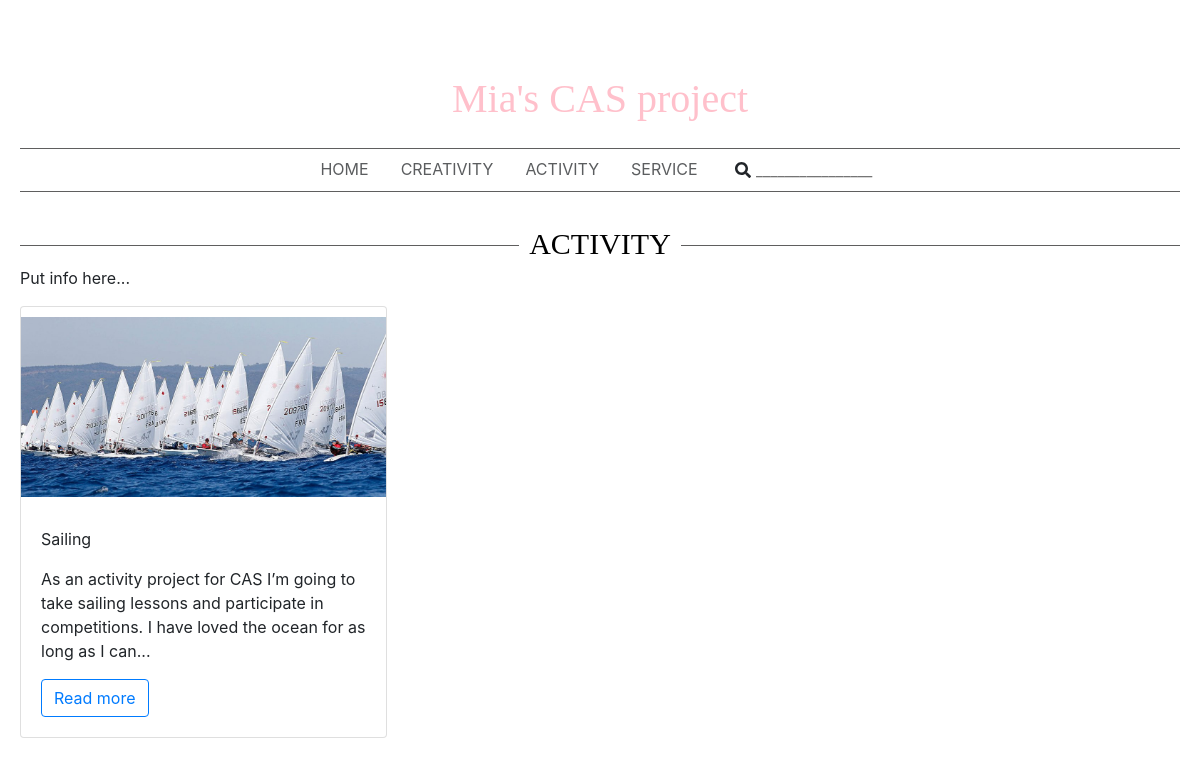
Before: /activity with the older database file.
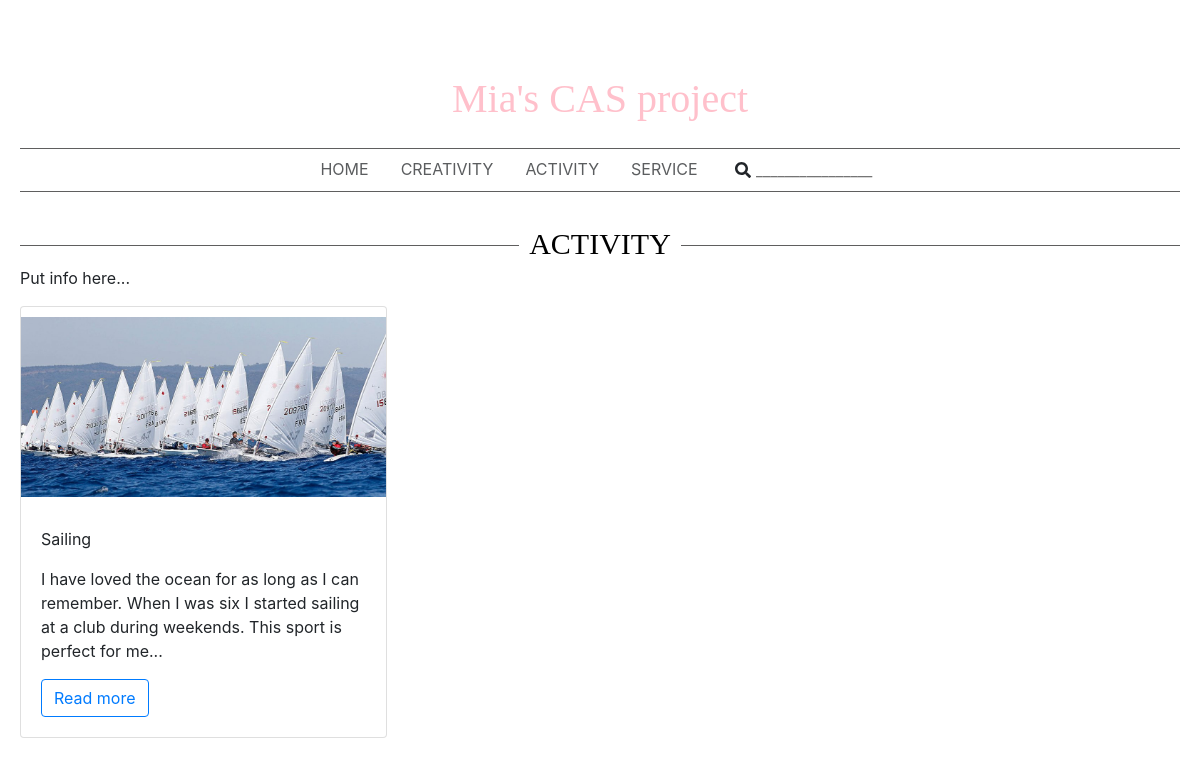
After: the same page with the newer database file.
### tables this page shows
CREATE TABLE "post_categories"(
	"post_id"  Integer NOT NULL,
	"category" Text NOT NULL,
	CONSTRAINT "lnk_posts_post_categories" FOREIGN KEY ( "post_id" ) REFERENCES "posts"( "post_id" )
		ON DELETE Cascade
		ON UPDATE Cascade
 );

CREATE TABLE "posts"(
	"post_id"       Integer NOT NULL PRIMARY KEY AUTOINCREMENT,
	"post_text"     Text NOT NULL,
	"post_img_name" Text NOT NULL,
	"post_title"    Text NOT NULL,
	"post_date"     Date );

### application.py (the view)
@app.route('/activity')
def action():
    for_template = lookup_posts_for_template('activity')
    return render_template('activity.html', posts_info=for_template['posts_info']
                                          , num_of_posts=for_template['num_of_posts']
                                          , num_of_columns=for_template['num_of_columns']
                                          , num_of_placeholders=for_template['num_of_placeholders'])

### application.py (called while the page is built)
def get_db_connection():
    import sqlite3
    conn = sqlite3.connect('database.db')
    conn.row_factory = sqlite3.Row
    conn_c = conn.cursor()
    return conn_c

### templates/activity.html
{% extends "layout.html" %}
{% block content %}
<h1 class="h1_subtitle"><span class="span_subtitle">ACTIVITY</span></h1>
  <div><p>Put info here...</p></div>
{% endblock %}

### templates/layout.html (shortened to what this page needs)
<!doctype html>
<head>
  <link rel="stylesheet" href="https://maxcdn.bootstrapcdn.com/bootstrap/4.0.0-beta.2/css/bootstrap.min.css">
  <link rel="stylesheet" href="{{ url_for('static', filename='css/main.css') }}">
</head>
  <body>
    <h1 class="title_h1">Mia's CAS project</h1>
    <ul class="nav justify-content-center">
      <li class="nav-item">
        <a class="nav-link active" href="/">HOME</a>
      </li>
      <li class="nav-item">
        <a class="nav-link" href="/creativity">CREATIVITY</a>
      </li>
      <li class="nav-item">
        <a class="nav-link" href="/activity">ACTIVITY</a>
      </li>
      <li class="nav-item">
        <a class="nav-link" href="/service">SERVICE</a>
      </li>
      <li class="nav-item">
        <div style="padding: .5rem 1rem;">
          <i class="fas fa-search" style="position: absolute; margin-left: 5px; margin-top: 5px;"></i>
          <input type="text" class="input_search" style="border: none; width: 150px" placeholder="________________">
        </div>
      </li>
    </ul>
    <div class="content_body">
      {% block content %}
      {% endblock %}
      {% block grid %}
        {% for post in posts_info %}
          {% set post_num = loop.index - 1 %}
          {% if post_num%num_of_columns == 0 %}
            <div class="row {% if post_num != 0 %}not_first_row{% endif %}">
          {% endif %}
          <div class="col-sm">
            <div class="card">
              <a href="/post/{{post['post_id']}}"><img class="card-img-top" src="static/img/{{post['post_img_name']}}" /></a>
              <div class="card-body">
                <p class="card-text">{{post['post_title']}}</p>
                <p class="card-text">{{post['post_text']|striptags|truncate(150, False, '...', 0)}}</p>
                <a href="/post/{{post['post_id']}}" class="btn btn-outline-primary">Read more {{col_num}} {{num_of_columns_this_row}}</a>
              </div>
            </div>
          </div>
        {% endfor %}
        {% if num_of_placeholders > 0 %}
          {% for col_num in range(num_of_placeholders) %}
            <div class="col-sm">
            </div>
          {% endfor %}
        {% endif %}
        </div>
      {% endblock %}
    </div>
  </body>
</html>

Changed rows visible on the page:
changed through a linked row, post_categories "Sailing": post_text "As an activity project for CAS I’m going to take sailing lessons and participate in competitions. I have loved the ocean for as long as I can..." → "I have loved the ocean for as long as I can remember. When I was six I started sailing at a club during weekends. This sport is perfect for me..."
